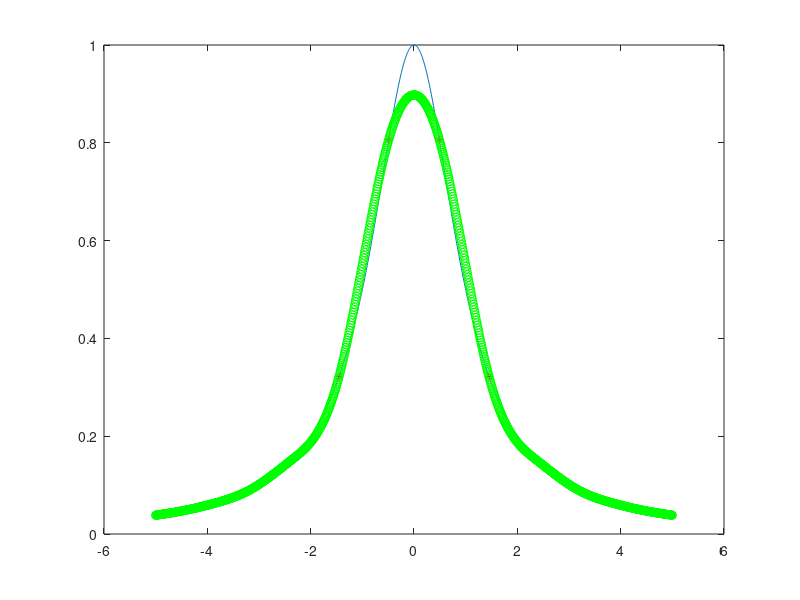

Reproduce this figure in MATLAB.
%Let us compute and graphically represent the polynomial 
%and the \not-a-knot" cubic spline interpolating 
%the Runge function at 15 Chebyshev nodes defined in
%the interval [?5:5].
clc
clear
close all

a=-5;
b=5;
n=15;
i=1:n+1;
z=-cos(((2.*i-1).*pi)./(2.*(n+1)));
x=((b-a)./2).*z+((b+a)./2);
t=linspace(a,b,1000);

f=@(x)(1./(1+x.^2));

c=polyfit(x,f(x),n);
p=polyval(c,x);

s=spline(x,f(x),t);
plot(t,f(t),x,p,'r*',t,s,'go')